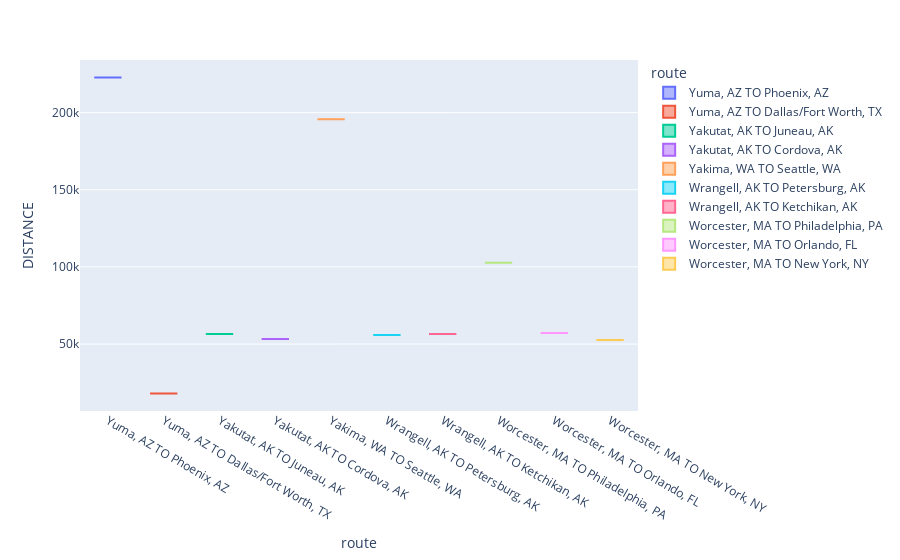

Notebook code for this chart:
### Code cell
df = px.data.tips()
df_distance_route=data.sort_values(by='route',ascending=False)[:10]
fig = px.box(df_distance_route, x="route", y="DISTANCE", color='route')
fig.show()

### Figure 1 — Plotly figure (JSON) as saved in the notebook; plotly's stock layout.template omitted (floating-point values rounded to 4 significant figures)
{"data": [{"alignmentgroup": "True", "hovertemplate": "route=%{x}<br>DISTANCE=%{y}<extra></extra>", "legendgroup": "Yuma, AZ TO Phoenix, AZ", "marker": {"color": "#636efa"}, "name": "Yuma, AZ TO Phoenix, AZ", "notched": false, "offsetgroup": "Yuma, AZ TO Phoenix, AZ", "orientation": "v", "showlegend": true, "type": "box", "x": ["Yuma, AZ TO Phoenix, AZ"], "x0": " ", "xaxis": "x", "y": [222774], "y0": " ", "yaxis": "y"}, {"alignmentgroup": "True", "hovertemplate": "route=%{x}<br>DISTANCE=%{y}<extra></extra>", "legendgroup": "Yuma, AZ TO Dallas/Fort Worth, TX", "marker": {"color": "#EF553B"}, "name": "Yuma, AZ TO Dallas/Fort Worth, TX", "notched": false, "offsetgroup": "Yuma, AZ TO Dallas/Fort Worth, TX", "orientation": "v", "showlegend": true, "type": "box", "x": ["Yuma, AZ TO Dallas/Fort Worth, TX"], "x0": " ", "xaxis": "x", "y": [17976], "y0": " ", "yaxis": "y"}, {"alignmentgroup": "True", "hovertemplate": "route=%{x}<br>DISTANCE=%{y}<extra></extra>", "legendgroup": "Yakutat, AK TO Juneau, AK", "marker": {"color": "#00cc96"}, "name": "Yakutat, AK TO Juneau, AK", "notched": false, "offsetgroup": "Yakutat, AK TO Juneau, AK", "orientation": "v", "showlegend": true, "type": "box", "x": ["Yakutat, AK TO Juneau, AK"], "x0": " ", "xaxis": "x", "y": [56496], "y0": " ", "yaxis": "y"}, {"alignmentgroup": "True", "hovertemplate": "route=%{x}<br>DISTANCE=%{y}<extra></extra>", "legendgroup": "Yakutat, AK TO Cordova, AK", "marker": {"color": "#ab63fa"}, "name": "Yakutat, AK TO Cordova, AK", "notched": false, "offsetgroup": "Yakutat, AK TO Cordova, AK", "orientation": "v", "showlegend": true, "type": "box", "x": ["Yakutat, AK TO Cordova, AK"], "x0": " ", "xaxis": "x", "y": [53286], "y0": " ", "yaxis": "y"}, {"alignmentgroup": "True", "hovertemplate": "route=%{x}<br>DISTANCE=%{y}<extra></extra>", "legendgroup": "Yakima, WA TO Seattle, WA", "marker": {"color": "#FFA15A"}, "name": "Yakima, WA TO Seattle, WA", "notched": false, "offsetgroup": "Yakima, WA TO Seattle, WA", "orientation": "v", "showlegend": true, "type": "box", "x": ["Yakima, WA TO Seattle, WA"], "x0": " ", "xaxis": "x", "y": [195810], "y0": " ", "yaxis": "y"}, {"alignmentgroup": "True", "hovertemplate": "route=%{x}<br>DISTANCE=%{y}<extra></extra>", "legendgroup": "Wrangell, AK TO Petersburg, AK", "marker": {"color": "#19d3f3"}, "name": "Wrangell, AK TO Petersburg, AK", "notched": false, "offsetgroup": "Wrangell, AK TO Petersburg, AK", "orientation": "v", "showlegend": true, "type": "box", "x": ["Wrangell, AK TO Petersburg, AK"], "x0": " ", "xaxis": "x", "y": [55854], "y0": " ", "yaxis": "y"}, {"alignmentgroup": "True", "hovertemplate": "route=%{x}<br>DISTANCE=%{y}<extra></extra>", "legendgroup": "Wrangell, AK TO Ketchikan, AK", "marker": {"color": "#FF6692"}, "name": "Wrangell, AK TO Ketchikan, AK", "notched": false, "offsetgroup": "Wrangell, AK TO Ketchikan, AK", "orientation": "v", "showlegend": true, "type": "box", "x": ["Wrangell, AK TO Ketchikan, AK"], "x0": " ", "xaxis": "x", "y": [56496], "y0": " ", "yaxis": "y"}, {"alignmentgroup": "True", "hovertemplate": "route=%{x}<br>DISTANCE=%{y}<extra></extra>", "legendgroup": "Worcester, MA TO Philadelphia, PA", "marker": {"color": "#B6E880"}, "name": "Worcester, MA TO Philadelphia, PA", "notched": false, "offsetgroup": "Worcester, MA TO Philadelphia, PA", "orientation": "v", "showlegend": true, "type": "box", "x": ["Worcester, MA TO Philadelphia, PA"], "x0": " ", "xaxis": "x", "y": [102720], "y0": " ", "yaxis": "y"}, {"alignmentgroup": "True", "hovertemplate": "route=%{x}<br>DISTANCE=%{y}<extra></extra>", "legendgroup": "Worcester, MA TO Orlando, FL", "marker": {"color": "#FF97FF"}, "name": "Worcester, MA TO Orlando, FL", "notched": false, "offsetgroup": "Worcester, MA TO Orlando, FL", "orientation": "v", "showlegend": true, "type": "box", "x": ["Worcester, MA TO Orlando, FL"], "x0": " ", "xaxis": "x", "y": [57138], "y0": " ", "yaxis": "y"}, {"alignmentgroup": "True", "hovertemplate": "route=%{x}<br>DISTANCE=%{y}<extra></extra>", "legendgroup": "Worcester, MA TO New York, NY", "marker": {"color": "#FECB52"}, "name": "Worcester, MA TO New York, NY", "notched": false, "offsetgroup": "Worcester, MA TO New York, NY", "orientation": "v", "showlegend": true, "type": "box", "x": ["Worcester, MA TO New York, NY"], "x0": " ", "xaxis": "x", "y": [52644], "y0": " ", "yaxis": "y"}], "layout": {"boxmode": "overlay", "legend": {"title": {"text": "route"}, "tracegroupgap": 0}, "margin": {"t": 60}, "xaxis": {"anchor": "y", "categoryarray": ["Yuma, AZ TO Phoenix, AZ", "Yuma, AZ TO Dallas/Fort Worth, TX", "Yakutat, AK TO Juneau, AK", "Yakutat, AK TO Cordova, AK", "Yakima, WA TO Seattle, WA", "Wrangell, AK TO Petersburg, AK", "Wrangell, AK TO Ketchikan, AK", "Worcester, MA TO Philadelphia, PA", "Worcester, MA TO Orlando, FL", "Worcester, MA TO New York, NY"], "categoryorder": "array", "domain": [0, 1], "title": {"text": "route"}}, "yaxis": {"anchor": "x", "domain": [0, 1], "title": {"text": "DISTANCE"}}}}
